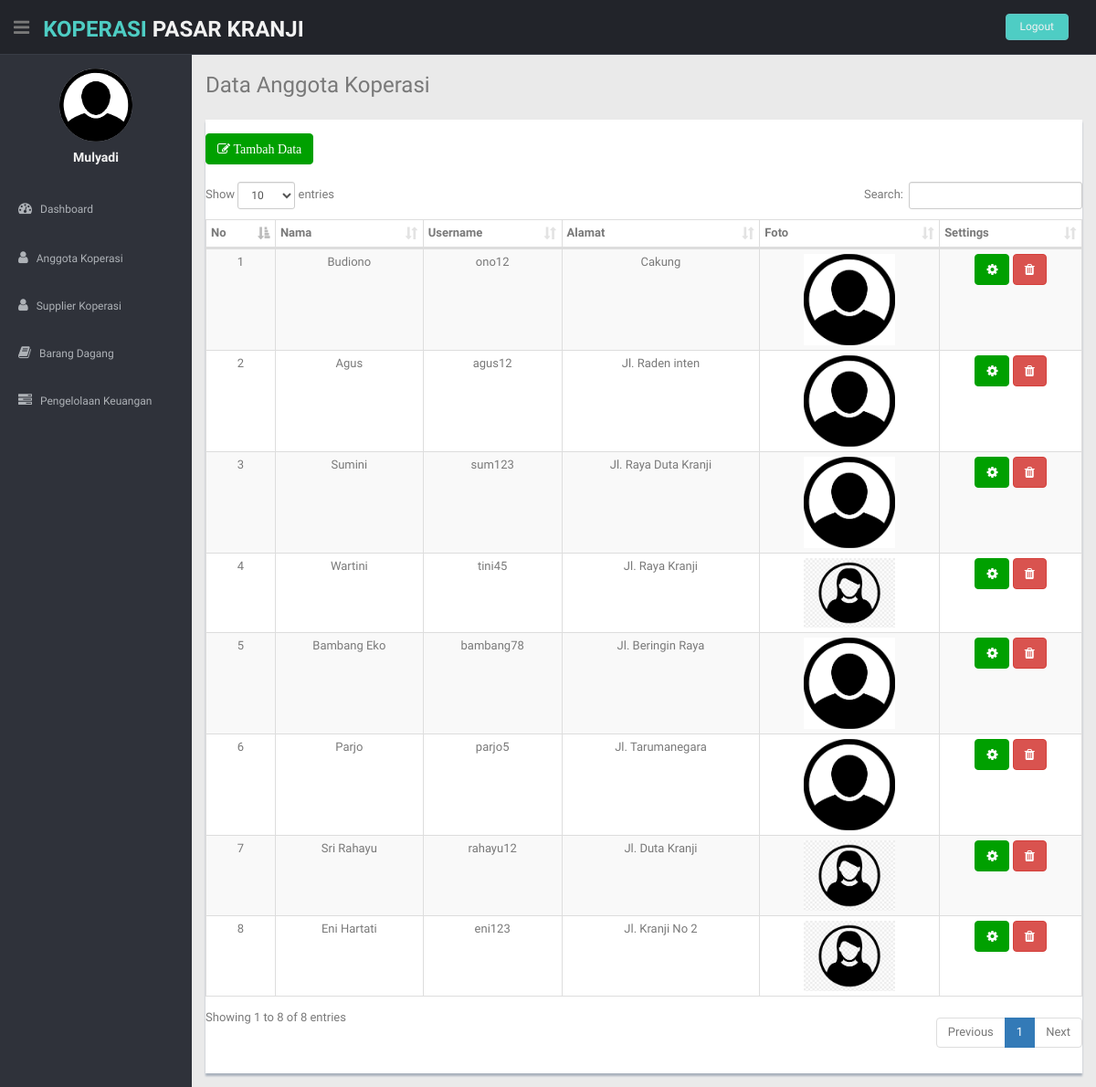
/manager/index_manager.php?halaman=anggota (signed in), run on the app's committed database.
### tables this page shows
CREATE TABLE `anggota` (
  `id_anggota` int(11) NOT NULL,
  `nama_anggota` varchar(100) NOT NULL,
  `jenis_kelamin` varchar(50) NOT NULL,
  `username` varchar(100) NOT NULL,
  `password` varchar(100) NOT NULL,
  `alamat` varchar(100) NOT NULL,
  `no_tlp` varchar(50) NOT NULL,
  `no_ktp` varchar(50) NOT NULL,
  `foto_anggota` varchar(150) NOT NULL
);

### manager/anggota/index_anggota.php (the view)
    <section id="main-content">
      <section class="wrapper">
        <h3> Data Anggota Koperasi</h3>
        <div class="row mt">
          <div class="col-lg-12">
            <div class="content-panel">
              <div class="float-right">
                <a href="index_manager.php?halaman=anggota&aksi=tambah" class="btn btn-theme">
                  <i class="fa fa-edit">  Tambah Data </i></a>
              </div>
                <table class="table table-bordered table-striped table-condensed" id="example1">
                <br>
                <thead align="center">
                    <tr align="center">
                    <th>No</th>
                    <th>Nama</th>
                    <th>Username</th>
                    <th>Alamat</th>
                    <th>Foto</th>
                    <th>Settings</th>
                  </tr>
                </thead>
                <tbody>
                <?php
                    $nomor=1;
                    $sql = $koneksi->query("SELECT *FROM anggota") or die(mysqli_error());?>
                <?php while ($data = $sql->fetch_assoc()) {?>
                <tr class="gradeX" align="center">
                    <td><?php echo $nomor; ?></td>
                    <td><?php echo $data['nama_anggota']; ?></td>
                    <td><?php echo $data['username']; ?></td>
                    <td><?php echo $data['alamat']; ?></td>
                    <td><img width="100px" src="../assets/img/identitas/<?php echo $data['foto_anggota'] ?>"></td>
                    <td>
                        <a href="index_manager.php?halaman=anggota&aksi=edit&id=<?php echo $data['id_anggota']; ?>" class="btn btn-theme"><i class="fa fa-cog"></i></a>
                        <a href="index_manager.php?halaman=anggota&aksi=delete&id=<?php echo $data['id_anggota']; ?>" class="btn btn-danger"><i class="fa fa-trash"></i></a>
                    </td>
                </tr>
                <?php
                $nomor++;
                };?>
                </tbody>
            </table>
        </div>
    </div>
</div>
</section>
</section>

### css/style.css (style rules this page uses)
body { color: #797979; background: #eaeaea; font-family: 'Ruda', sans-serif; padding: 0px !important; margin: 0px !important; font-size:13px; }
a, a:hover, a:focus { text-decoration: none; outline: none; }
.btn-theme { color: #fff; background-color: #00a000; border-color: #00a000; }
.mt { margin-top: 25px; }
#main-content { margin-left: 210px; }
.wrapper { display: inline-block; margin-top: 60px; padding-left: 15px; padding-right: 15px; padding-bottom: 15px; padding-top: 0px; width: 100%; }
.content-panel { background: #ffffff; box-shadow: 0px 3px 2px #aab2bd; padding-top: 15px; padding-bottom: 5px; }

### data on the page
anggota: nama_anggota "Budiono", username "ono12", alamat "Cakung", foto_anggota (picture)
anggota: nama_anggota "Agus", username "agus12", alamat "Jl. Raden inten", foto_anggota (picture)
anggota: nama_anggota "Sumini", username "sum123", alamat "Jl. Raya Duta Kranji", foto_anggota (picture)
anggota: nama_anggota "Wartini", username "tini45", alamat "Jl. Raya Kranji", foto_anggota (picture)
anggota: nama_anggota "Bambang Eko", username "bambang78", alamat "Jl. Beringin Raya", foto_anggota (picture)
anggota: nama_anggota "Parjo", username "parjo5", alamat "Jl. Tarumanegara", foto_anggota (picture)
anggota: nama_anggota "Sri Rahayu", username "rahayu12", alamat "Jl. Duta Kranji", foto_anggota (picture)
anggota: nama_anggota "Eni Hartati", username "eni123", alamat "Jl. Kranji No 2", foto_anggota (picture)

### other printed values
$_SESSION['nama'] "Mulyadi"
